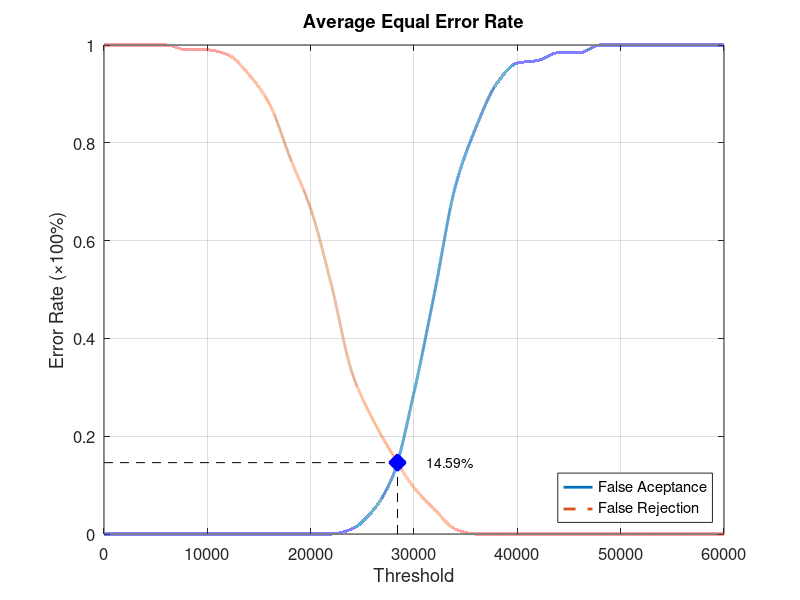
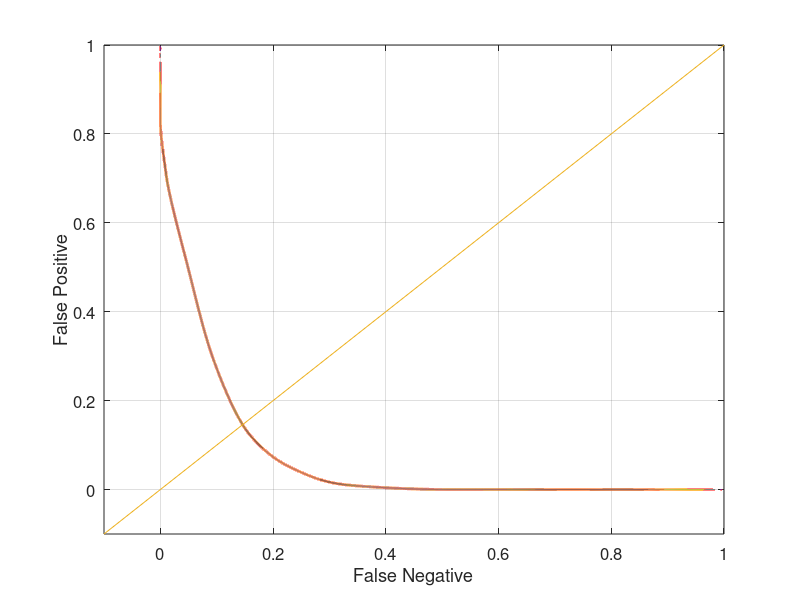

Reproduce these figures in MATLAB, in order.
function yEER = Database4_4
close all;
clear;
clc;
x = 0:2000:60000;
xq = 0:0.5:60000;

y0 = [0 0 0 0 0 0 0 0 0 0 0 0 0.0105263 0.0473684 0.121053 0.289474 0.494737 0.710526 0.831579 0.921053 0.963158 0.968421 0.984211 0.984211 1 1 1 1 1 1 1];
yy0 = interp1(x, y0, xq, 'pchip');
y1 = [1 1 1 1 0.99 0.99 0.98 0.94 0.88 0.77 0.665 0.51 0.33 0.235 0.16 0.095 0.05 0.01 0 0 0 0 0 0 0 0 0 0 0 0 0];
yy1 = interp1(x, y1, xq, 'pchip');

% Calculating EER: 
y2 = abs(y0 - y1);
find(y2 == min(y2))
yy2 = abs(yy0 - yy1);
xEER = find(yy2 == min(yy2));
xEERIndex = xq(xEER) % X-axis EER
yEER = yy0(xEER) % Y-axis EER

main = figure
plot(xq, yy0,'-','LineWidth', 2);	hold on
plot(xq, yy1,'--','LineWidth', 2);	hold on
plot([xEERIndex xEERIndex], [0 yEER], 'k--');	hold on
plot([0 xEERIndex], [yEER yEER], 'k--');	hold on
plot(xEERIndex, yEER, 'bx', 'LineWidth', 10);	hold on
text(xEERIndex + 10 * xEERIndex / 100, yEER, [num2str(round((10000 * yEER)) / 100) '%'])
legend('False Aceptance', 'False Rejection', 'Location', 'SouthEast')
xlabel('Threshold')
ylabel('Error Rate (\times100%)')
title('Average Equal Error Rate')
set(gca, 'FontSize', 12)
axis([0 60000 0 1])
grid on

print(main, 'Database4_4Main', '-dpng');
FNRxFPR = figure('Color', [1 1 1]);
plot(yy1, yy0, '-', yy1, yy0, 'LineWidth', 2);
hold on
y = -0.1:0.1:1
plot(y, y); 
set(gca, 'FontSize', 12)
xlabel('False Negative')
ylabel('False Positive')
axis([-0.1 1 -0.1 1])
set(gca, 'FontSize', 12)
grid on

print(FNRxFPR, 'Database4_4FNRxFPR','-dpng');
end
